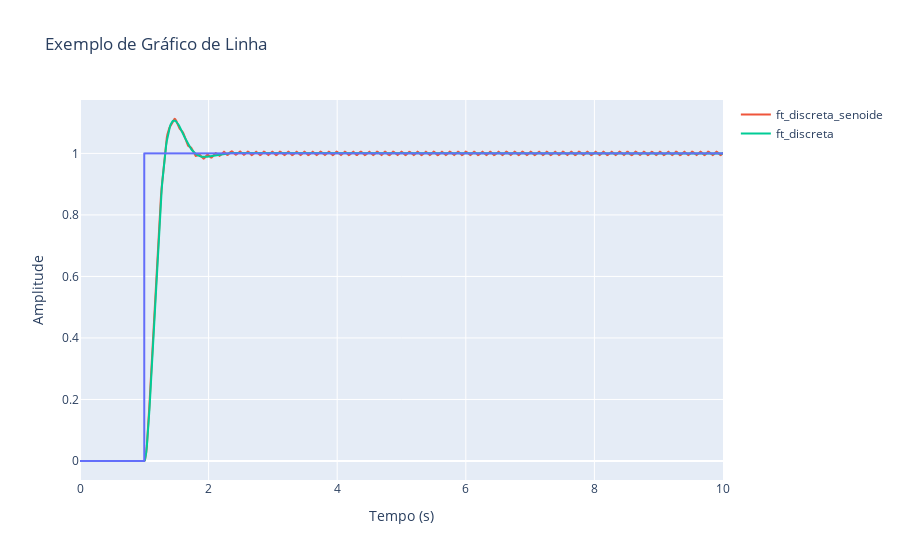

Notebook code for this chart:
### Code cell
dados_simulink = pd.read_csv("dados_simulink.csv")
print(dados_simulink.columns)
plt.figure(figsize=(10, 6))
plt.plot(dados_simulink['tempo'], dados_simulink['degrau'], label='Degrau Unitário')
plt.plot(dados_simulink['tempo'], dados_simulink['ft_discreta_senoide'], label='Resposta com Controle Discreto com Senoide')
plt.plot(dados_simulink['tempo'], dados_simulink['ft_discreta'], label='Resposta com Controle Discreto')
plt.xlabel('Tempo (s)')
plt.ylabel('RPM')
plt.title('Dados Originais vs Dados Filtrados')
plt.legend()
plt.grid(True)
plt.tight_layout()
plt.show()


fig = px.line(dados_simulink, x='tempo', y='degrau', title='Exemplo de Gráfico de Linha')


fig.add_scatter(x=dados_simulink['tempo'], y=dados_simulink['ft_discreta_senoide'], mode='lines', name='ft_discreta_senoide')
fig.add_scatter(x=dados_simulink['tempo'], y=dados_simulink['ft_discreta'], mode='lines', name='ft_discreta')


fig.update_xaxes(title='Tempo (s)')
fig.update_yaxes(title='Amplitude')

fig.show()

### Figure 1 — Plotly figure (JSON) as saved in the notebook; plotly's stock layout.template omitted (floating-point values rounded to 4 significant figures; data arrays with more than 128 entries replaced by an {"elided": "..."} marker saying what was removed)
{"data": [{"hovertemplate": "tempo=%{x}<br>degrau=%{y}<extra></extra>", "legendgroup": "", "line": {"color": "#636efa", "dash": "solid"}, "marker": {"symbol": "circle"}, "mode": "lines", "name": "", "showlegend": false, "type": "scattergl", "x": {"elided": "1003 float values"}, "xaxis": "x", "y": {"elided": "1003 int values"}, "yaxis": "y"}, {"mode": "lines", "name": "ft_discreta_senoide", "type": "scatter", "x": {"elided": "1003 float values"}, "y": {"elided": "1003 float values"}}, {"mode": "lines", "name": "ft_discreta", "type": "scatter", "x": {"elided": "1003 float values"}, "y": {"elided": "1003 float values"}}], "layout": {"legend": {"tracegroupgap": 0}, "title": {"text": "Exemplo de Gráfico de Linha"}, "xaxis": {"anchor": "y", "domain": [0, 1], "title": {"text": "Tempo (s)"}}, "yaxis": {"anchor": "x", "domain": [0, 1], "title": {"text": "Amplitude"}}}}
